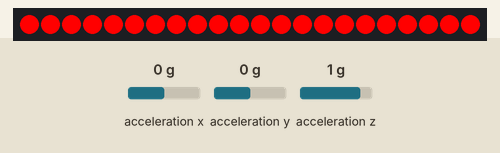
A sketch run on a simulated ATtiny85, built with avr-gcc and run on an emulated ATtiny85. Parts: 22 RGB LEDs in strip order, left to right. The inputs (shaded band) are chosen by the test bench; at power-on: acceleration x 0 g, acceleration z 1 g, acceleration y 0 g. Dim RGB values are drawn brighter than linear.

Above: at 1.5 s.
1.6 s: acceleration x set to -1.4 g
At 2.8 s:
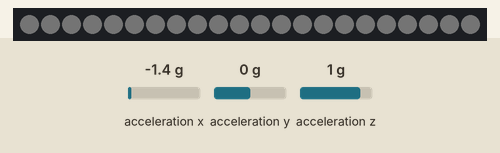
3.1 s: acceleration z set to 0 g
At 4.0 s:
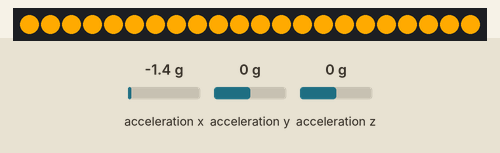
4.6 s: acceleration x set to -0.8 g
At 5.3 s:
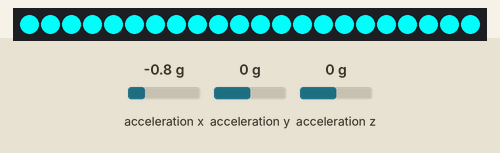
6.1 s: acceleration x set to 0.7 g
At 6.5 s:
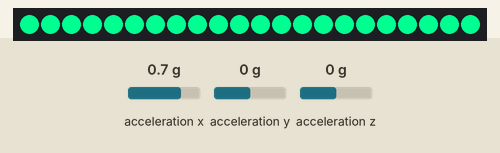
7.6 s: acceleration x set to 0 g
At 8.8 s:
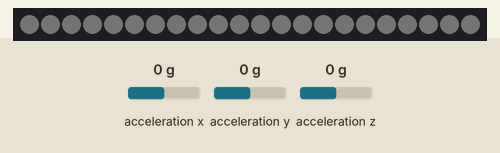
9.1 s: acceleration x set to 0.8 g
At 10.4 s:
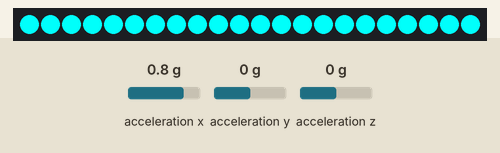
Timing chart, 0 to 11.6 s (numbered marks = the images above; inputs shaded):
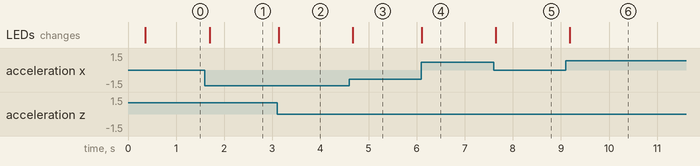

The sketch:

dotstar_accelerometer.ino
```cpp
// Program to drive a dotstar LED array based on accelerometer readings

//Debugging memory library
#include <MemoryFree.h>

// Libraries for accelerometer
#include <Wire.h>               // I2C Library
#include <Adafruit_MMA8451.h>   // Accelerometer library
#include <Adafruit_Sensor.h>    // Adafruit sensor library
#define  DEBUG  0

// Libraries for Dotstar
#include <Adafruit_DotStar.h>
// Because conditional #includes don't work w/Arduino sketches...
//#include <SPI.h>         // COMMENT OUT THIS LINE FOR GEMMA OR TRINKET
#include <avr/power.h> // ENABLE THIS LINE FOR GEMMA OR TRINKET

#define NUMPIXELS 22 // Number of LEDs in strip

// Here's how to control the LEDs from any two pins:
#define DATAPIN    3
#define CLOCKPIN   4

// Here are the colors:
#define DARK 0x000000
#define RED 0x00FF00
#define ORANGE 0x00FF91
#define YELLOW 0x00FFFB
#define GREEN 0x0000FF
#define BLUE 0xFF0000
#define VIOLET 0xFFAA00
#define WHITE 0xFFFFFF
#define DIM_WHITE 0x010101

// This requires about 200 mA for all the 'on' pixels + 1 mA per 'off' pixel.

Adafruit_DotStar strip = Adafruit_DotStar(
  NUMPIXELS, DATAPIN, CLOCKPIN, DOTSTAR_BRG);
// The last parameter is optional -- this is the color data order of the
// DotStar strip, which has changed over time in different production runs.
// Your code just uses R,G,B colors, the library then reassigns as needed.
// Default is DOTSTAR_BRG, so change this if you have an earlier strip.

// Hardware SPI is a little faster, but must be wired to specific pins
// (Arduino Uno = pin 11 for data, 13 for clock, other boards are different).
//Adafruit_DotStar strip = Adafruit_DotStar(NUMPIXELS, DOTSTAR_BRG);

Adafruit_MMA8451 mma = Adafruit_MMA8451();  // Create an accelerometer object

// Accerometer set up
//The maximum (positive) acceleration values read
//from the accelerometer for each axis:
const int MaxXValue = 4096;
const int MaxYValue = 4096;
const int MaxZValue = 4096;

//The minimum (negative) acceleration values read
//from the accelerometer for each axis:
const int MinXValue = -4096;
const int MinYValue = -4096;
const int MinZValue = -4096;

uint32_t color = 0x888888;      // 'On' color

void setup() {

#if defined(__AVR_ATtiny85__) && (F_CPU == 16000000L)
  clock_prescale_set(clock_div_1); // Enable 16 MHz on Trinket
#endif

  strip.begin(); // Initialize pins for output
  strip.show();  // Turn all LEDs off ASAP

  setStripColor(ORANGE);

  //rainbowsForever();

  if (! mma.begin()) {  // If the accelerometer cannot be found, flash LED
    while (1) {
      setStripColor(RED);
      delay(350);
      setStripColor(0);
      delay(350);
    }
  } else {
    setStripColor(GREEN);
    delay(350);
    setStripColor(0);
  }

  setStripColor(GREEN);

  mma.setRange(MMA8451_RANGE_2_G);  // 2G Mode is best for hand gestures
  mma.read();                       // get an initial read

}

void loop() {

  //listen for accelerometer input
  mma.read();  //   // Read the 'raw' data in 14-bit counts
#if DEBUG
  Serial.print("X:\t"); Serial.print(mma.x);
  Serial.print("\tY:\t"); Serial.print(mma.y);
  Serial.print("\tZ:\t"); Serial.println(mma.z);
#endif

  //setThisManyLEDs(int(NUMPIXELS * getTotalAcceleration(mma.x, mma.y, mma.z)));
  setStripColor(pickRainbowColor(getTotalAcceleration(mma.x, mma.y, mma.z)));


  //setThisManyLEDs(int(NUMPIXELS * (freeMemory() / 2048.0)));


  delay(100);
}

float getTotalAcceleration(int16_t x, int16_t y, int16_t z) {
  float acceleration = float(abs(x) + abs(y) + abs(z)) / float(3 * MaxXValue);

  return acceleration - 0.5; //subtract .5 to account for gravity maybe?
}

void setStripColor (uint32_t setColor) {
    for(int i = 0; i < 30; i++) {
      strip.setPixelColor(i, setColor);
    }
    strip.show();
}

void setThisManyLEDs(int numLEDs) {
  if(numLEDs >= NUMPIXELS) {
    numLEDs = 5;
  }

  setStripColor(DARK);
  for(int i = 0; i < numLEDs; i++) {
    strip.setPixelColor(i, color);
  }
  strip.show();
}

uint32_t pickRainbowColor (float num) {
  if(num < 0.25) {
    return DIM_WHITE;
  }
  if(num < 0.375) {
    return RED;
  }
  if(num < 0.50) {
    return ORANGE;
  }
  if(num < 0.625) {
    return YELLOW;
  }
  if(num < 0.75) {
    return GREEN;
  }
  if(num < 0.875) {
    return BLUE;
  }
  return VIOLET;
}
void rainbowCycle () {
  setStripColor(RED);
  delay(200);
  setStripColor(ORANGE);
  delay(200);
  setStripColor(YELLOW);
  delay(200);
  setStripColor(GREEN);
  delay(200);
  setStripColor(BLUE);
  delay(200);
  setStripColor(VIOLET);
  delay(200);

}

void rainbowsForever() {
  while(1) {
    rainbowCycle();
  }
}
```

Measured:
- after the input at 1.6 s, the LEDs: change after 0.10 s (image 1)
- after the input at 3.1 s, the LEDs: change at once (image 2)
- after the input at 4.6 s, the LEDs: change after 0.07 s (image 3)
- after the input at 6.1 s, the LEDs: change at once (image 4)
- after the input at 7.6 s, the LEDs: change at once (image 5)
- after the input at 9.1 s, the LEDs: change after 0.08 s (image 6)
